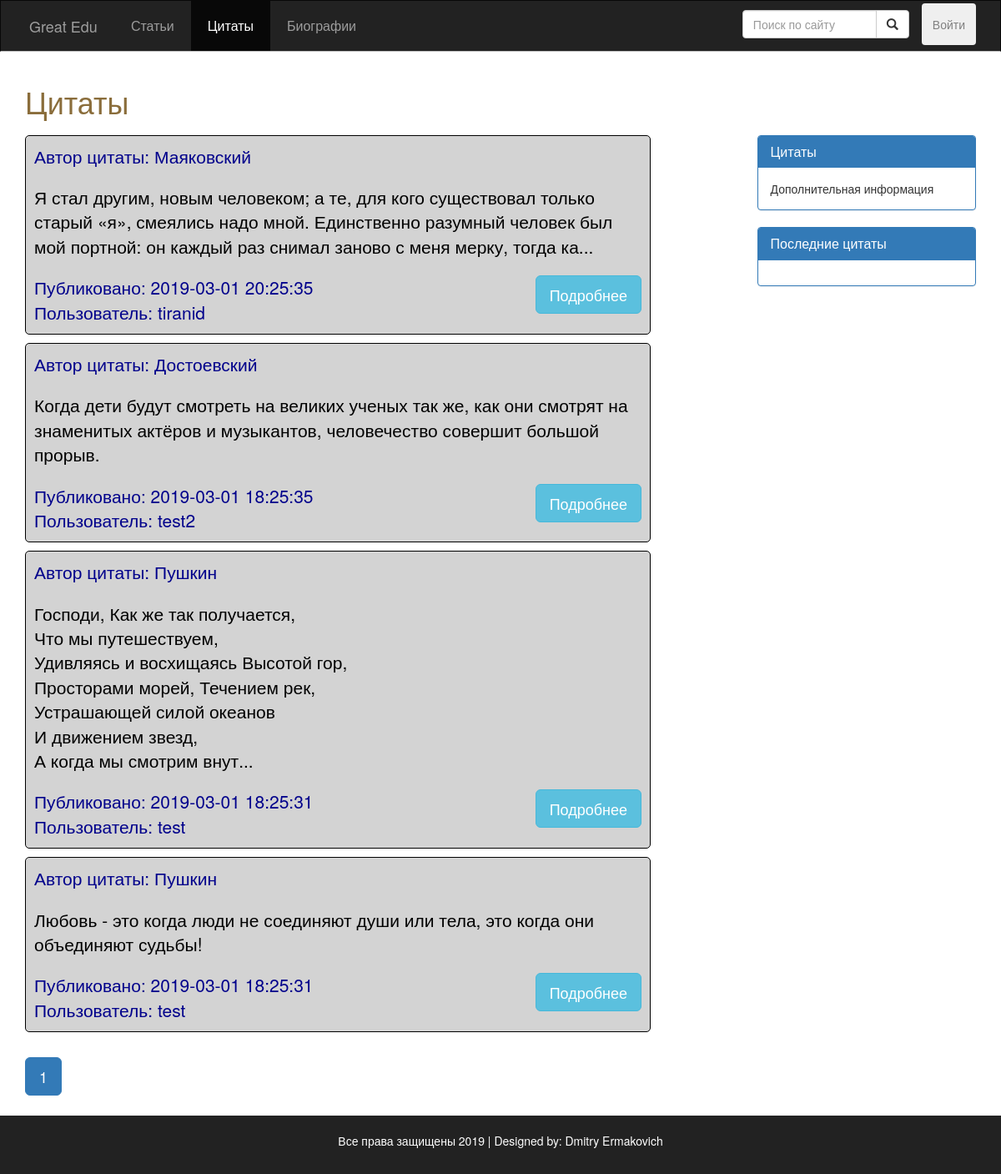
Page /src/public_routes/Quotes.php on the earlier database version.
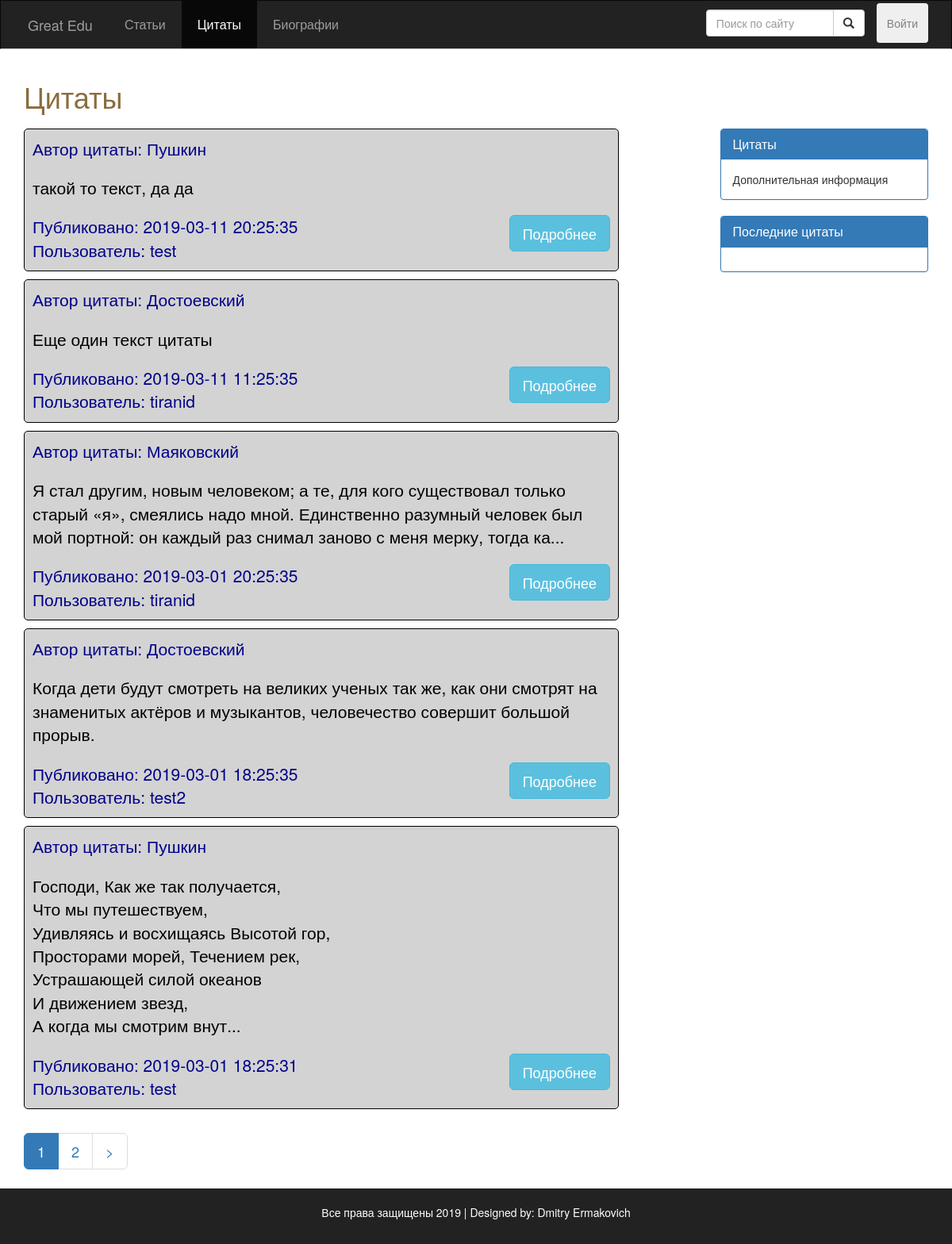
Same page on the later database version.
### src/Include/dbFunctions.php (called while the page is built, shortened)
<?php
require_once 'DatabaseLoad.php';
function doSQLQuery($query)
{
  global $con2;
  try {
    $exec = mysqli_query($con2, $query) or die(mysqli_error($con2));
    if ($exec) {
      return $exec;
    }
  } catch (Exception $e) {
    echo $e->getMessage();
  }
  return false;
}
function execQueryToArray($query)
{
  global $con2;
  $exec = doSQLQuery($query) or die(mysqli_error($con2));
  if ($exec) {
    $arr = [];
    if (mysqli_num_rows($exec) > 0) {
      while ($post = mysqli_fetch_assoc($exec)) {
        array_push($arr, $post);
      }
    }
    return $arr;
  }
  return null;
}
function getUserById($id)
{
  $query = "SELECT * FROM Пользователи WHERE id = $id";
  $resultArray = execQueryToArray($query);
  $author = $resultArray[0];
  return $author;
}

### src/utils/quotes_c.php (the view, shortened to what this page needs)
<?php
function getQuoteAuthor($id) {
  $query = "SELECT * FROM Авторы WHERE id = $id";
  $exec = doSQLQuery($query);
  if ($post = mysqli_fetch_assoc($exec)) {
    return $post;
  }
  return null;
}
function fillQuotes() {
  global $con2;
  $query = "";
  if (isset($_GET['search'])) {
    if (empty($_GET['search'])) {
      Redirect_To('Blog.php');
    } else {
    }
  } else {
    $query = "SELECT * FROM Цитаты ORDER BY дата_публикации DESC LIMIT 0,5	";
  }
  $exec = doSQLQuery($query) or die(mysqli_error($con2));
  if ($exec) {
    if (mysqli_num_rows($exec) > 0) {
      while ($post = mysqli_fetch_assoc($exec)) {
        $post_id = $post['id'];
        $post_date = $post['дата_публикации'];
        $quote_auth_id = $post['автор'] ;
        $authorObj = getQuoteAuthor($quote_auth_id);
        $post_quote_author = $authorObj['фамилия'];
        $author_id = $post['автор_публикации'];
        $author_obj = getUserById($author_id);
        $post_author = $author_obj['никнейм'];
        $text = $post['текст'];
        $post_content = $text;
        if (strlen($text) > 350) {
          $post_content = substr($text, 0, 350) . '...';
        }
        ?>
        <div class="post" style="border: black solid 1px; border-radius: 5px; background-color: lightgrey;" >
          <div class="post-info">
            <p class="lead" style="color: darkblue;">
              Автор цитаты: <?php echo htmlentities($post_quote_author); ?>
            </p>
          </div>
          <div class="post-content" style="color: black;">
            <p class="lead"><?php echo nl2br($post_content); ?></p>
          </div>
          <div style="display: flex; justify-content: space-between;">
            <div class="post-info">
              <p class="lead" style="color: darkblue; margin-bottom: 1px;">
                Публиковано: <?php echo htmlentities($post_date); ?> <br> Пользователь: <?php echo htmlentities($post_author);
                ?>
              </p>
            </div>
              <a href="Quote.php?id=<?php echo $post_id; ?>">
                <button style="" class="btn btn-info btn-lg" id="read_more_btn">Подробнее</button>
              </a>
          </div>
        </div>
  <?php
  }
  } else {
    echo "<span class='lead'>Нет никаких цитат<span>";
    }
  } else {
    echo "<span class='lead'>Ошибка сервера<span>";
  }
}
function fillPagesQuotes() {
  if (!isset($_GET['page'])) {
    $page = 1;
  }
  else {
    $page = $_GET['page'];
  }
    ?>
    <?php
  $sql = "SELECT COUNT(*) FROM Цитаты";
  $exec = doSQLQuery($sql);
  $rowCount = mysqli_fetch_array($exec);
  $totalRow = array_shift($rowCount);
  $postPerPage = ceil($totalRow / 5);
  for ($count = 1; $count <= $postPerPage; $count++){
    if ($page == $count) {
      ?>
      <li class="active"><a href="Quotes.php?page=<?php echo $count ?>"><?php echo $count ?></a></li>
      <?php
    }else {
      ?>
      <li><a href="Quotes.php?page=<?php echo $count ?>"><?php echo $count ?></a></li>
      <?php
    }
  }
  if($page < $postPerPage) {
    ?>
    <li><a href="Quotes.php?page=<?php echo $page + 1; ?>">></a></li>
    <?php
  }
}
?>

Differences in the rows shown:
no longer on this page (row unchanged): цитаты: автор.фамилия "Пушкин", текст "Любовь - это когда люди не соединяют души или тела, это когда они объединяют судьбы!", дата_публикации "2019-03-01 18:25:31", автор_публикации.никнейм "test"
added цитаты: автор.фамилия "Пушкин", текст "такой то текст, да да", дата_публикации "2019-03-11 20:25:35", автор_публикации.никнейм "test"
added цитаты: автор.фамилия "Достоевский", текст "Еще один текст цитаты", дата_публикации "2019-03-11 11:25:35", автор_публикации.никнейм "tiranid"
Other differences:
new list line: "2"
